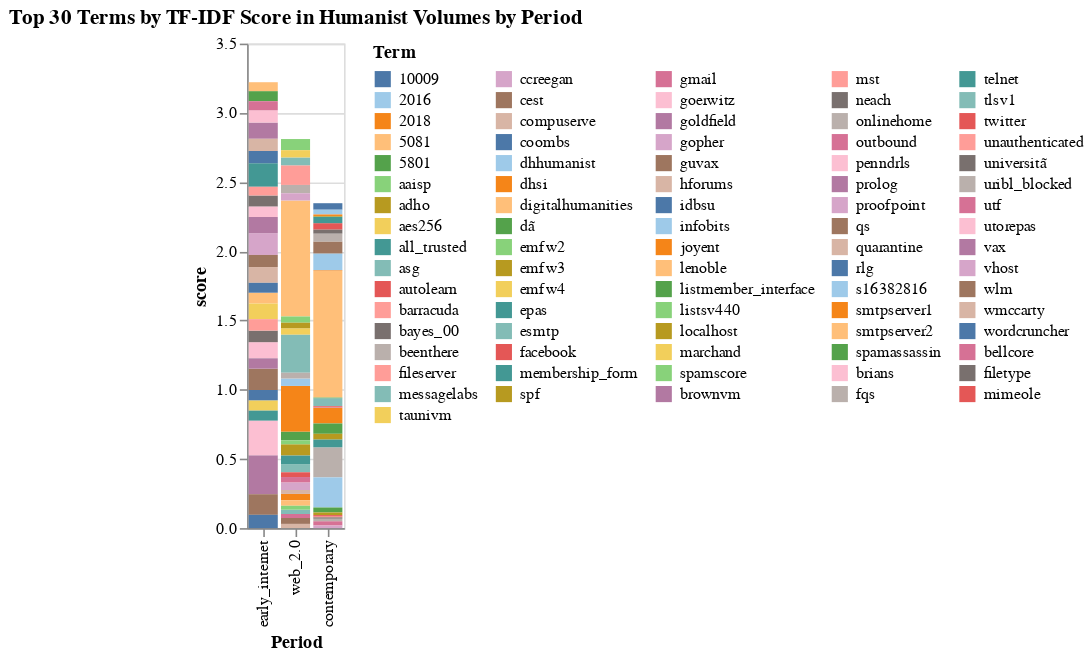

The notebook cell saved with this chart:
### Code cell
top_terms3['period'] = top_terms3['period'].astype(str)
selection = alt.selection_point(fields=['term'], bind='legend')
chart = alt.Chart(top_terms3).mark_bar().encode(
    y='score',
    x=alt.X('period', sort=['early_internet', 'web_2.0', 'contemporary'], axis=alt.Axis(title='Period')),
    color=alt.Color('term', legend=alt.Legend(title='Term', orient='right', symbolLimit=len(top_terms3['term'].unique()), columns=5), scale=alt.Scale(scheme='tableau20')),
    tooltip=['term', 'score', 'period'],
    opacity=alt.condition(selection, alt.value(1), alt.value(0.2))
).add_params(selection).properties(
    title='Top 30 Terms by TF-IDF Score in Humanist Volumes by Period'
)
chart

### Figure 1 — Vega-Lite specification as saved in the notebook (floating-point values rounded to 4 significant figures)
{"config": {"view": {"continuousWidth": 300, "continuousHeight": 300}}, "data": {"name": "data-afdc672551a572db1646afa4462b5696"}, "mark": {"type": "bar"}, "encoding": {"color": {"field": "term", "legend": {"columns": 5, "orient": "right", "symbolLimit": 81, "title": "Term"}, "scale": {"scheme": "tableau20"}, "type": "nominal"}, "opacity": {"condition": {"param": "param_10", "value": 1}, "value": 0.2}, "tooltip": [{"field": "term", "type": "nominal"}, {"field": "score", "type": "quantitative"}, {"field": "period", "type": "nominal"}], "x": {"axis": {"title": "Period"}, "field": "period", "sort": ["early_internet", "web_2.0", "contemporary"], "type": "nominal"}, "y": {"field": "score", "type": "quantitative"}}, "params": [{"name": "param_10", "select": {"type": "point", "fields": ["term"]}, "bind": "legend"}], "title": "Top 30 Terms by TF-IDF Score in Humanist Volumes by Period", "$schema": "https://vega.github.io/schema/vega-lite/v5.16.3.json", "datasets": {"data-afdc672551a572db1646afa4462b5696": [{"term": "digitalhumanities", "score": 0.9165, "period": "contemporary"}, {"term": "onlinehome", "score": 0.2175, "period": "contemporary"}, {"term": "s16382816", "score": 0.2175, "period": "contemporary"}, {"term": "dhhumanist", "score": 0.1211, "period": "contemporary"}, {"term": "joyent", "score": 0.1146, "period": "contemporary"}, {"term": "cest", "score": 0.08646, "period": "contemporary"}, {"term": "listmember_interface", "score": 0.07466, "period": "contemporary"}, {"term": "membership_form", "score": 0.05716, "period": "contemporary"}, {"term": "esmtp", "score": 0.05678, "period": "contemporary"}, {"term": "beenthere", "score": 0.05677, "period": "contemporary"}, {"term": "10009", "score": 0.04703, "period": "contemporary"}, {"term": "autolearn", "score": 0.04692, "period": "contemporary"}, {"term": "all_trusted", "score": 0.0469, "period": "contemporary"}, {"term": "localhost", "score": 0.04018, "period": "contemporary"}, {"term": "spamassassin", "score": 0.03568, "period": "contemporary"}, {"term": "2016", "score": 0.03442, "period": "contemporary"}, {"term": "utf", "score": 0.03142, "period": "contemporary"}, {"term": "bayes_00", "score": 0.02847, "period": "contemporary"}, {"term": "spf", "score": 0.01928, "period": "contemporary"}, {"term": "vhost", "score": 0.01859, "period": "contemporary"}, {"term": "uribl_blocked", "score": 0.01819, "period": "contemporary"}, {"term": "twitter", "score": 0.01146, "period": "contemporary"}, {"term": "2018", "score": 0.01073, "period": "contemporary"}, {"term": "universitã", "score": 0.01043, "period": "contemporary"}, {"term": "gmail", "score": 0.005877, "period": "contemporary"}, {"term": "facebook", "score": 0.005368, "period": "contemporary"}, {"term": "adho", "score": 0.005071, "period": "contemporary"}, {"term": "dã", "score": 0.00418, "period": "contemporary"}, {"term": "dhsi", "score": 0.00394, "period": "contemporary"}, {"term": "unauthenticated", "score": 0.003845, "period": "contemporary"}, {"term": "vax", "score": 0.2821, "period": "early_internet"}, {"term": "utorepas", "score": 0.2497, "period": "early_internet"}, {"term": "epas", "score": 0.1702, "period": "early_internet"}, {"term": "gopher", "score": 0.1573, "period": "early_internet"}, {"term": "qs", "score": 0.1542, "period": "early_internet"}, {"term": "wlm", "score": 0.149, "period": "early_internet"}, {"term": "brownvm", "score": 0.1173, "period": "early_internet"}, {"term": "goldfield", "score": 0.1167, "period": "early_internet"}, {"term": "penndrls", "score": 0.1166, "period": "early_internet"}, {"term": "hforums", "score": 0.1141, "period": "early_internet"}, {"term": "marchand", "score": 0.1141, "period": "early_internet"}, {"term": "wordcruncher", "score": 0.09582, "period": "early_internet"}, {"term": "coombs", "score": 0.08838, "period": "early_internet"}, {"term": "brians", "score": 0.08838, "period": "early_internet"}, {"term": "compuserve", "score": 0.08809, "period": "early_internet"}, {"term": "guvax", "score": 0.08725, "period": "early_internet"}, {"term": "neach", "score": 0.08349, "period": "early_internet"}, {"term": "mst", "score": 0.08266, "period": "early_internet"}, {"term": "filetype", "score": 0.08086, "period": "early_internet"}, {"term": "lenoble", "score": 0.07694, "period": "early_internet"}, {"term": "prolog", "score": 0.07494, "period": "early_internet"}, {"term": "goerwitz", "score": 0.07484, "period": "early_internet"}, {"term": "taunivm", "score": 0.07446, "period": "early_internet"}, {"term": "rlg", "score": 0.07436, "period": "early_internet"}, {"term": "5801", "score": 0.07296, "period": "early_internet"}, {"term": "telnet", "score": 0.07208, "period": "early_internet"}, {"term": "idbsu", "score": 0.07145, "period": "early_internet"}, {"term": "bellcore", "score": 0.06578, "period": "early_internet"}, {"term": "5081", "score": 0.06431, "period": "early_internet"}, {"term": "fileserver", "score": 0.0628, "period": "early_internet"}, {"term": "digitalhumanities", "score": 0.838, "period": "web_2.0"}, {"term": "joyent", "score": 0.3318, "period": "web_2.0"}, {"term": "esmtp", "score": 0.2755, "period": "web_2.0"}, {"term": "barracuda", "score": 0.142, "period": "web_2.0"}, {"term": "localhost", "score": 0.0817, "period": "web_2.0"}, {"term": "aaisp", "score": 0.08031, "period": "web_2.0"}, {"term": "membership_form", "score": 0.06124, "period": "web_2.0"}, {"term": "listmember_interface", "score": 0.06119, "period": "web_2.0"}, {"term": "beenthere", "score": 0.05995, "period": "web_2.0"}, {"term": "messagelabs", "score": 0.05945, "period": "web_2.0"}, {"term": "asg", "score": 0.05681, "period": "web_2.0"}, {"term": "proofpoint", "score": 0.05498, "period": "web_2.0"}, {"term": "infobits", "score": 0.05366, "period": "web_2.0"}, {"term": "aes256", "score": 0.05251, "period": "web_2.0"}, {"term": "ccreegan", "score": 0.05232, "period": "web_2.0"}, {"term": "smtpserver1", "score": 0.04632, "period": "web_2.0"}, {"term": "emfw4", "score": 0.04567, "period": "web_2.0"}, {"term": "emfw2", "score": 0.04502, "period": "web_2.0"}, {"term": "wlm", "score": 0.04261, "period": "web_2.0"}, {"term": "fqs", "score": 0.04176, "period": "web_2.0"}, {"term": "emfw3", "score": 0.04007, "period": "web_2.0"}, {"term": "smtpserver2", "score": 0.03909, "period": "web_2.0"}, {"term": "outbound", "score": 0.03865, "period": "web_2.0"}, {"term": "mimeole", "score": 0.0344, "period": "web_2.0"}, {"term": "tlsv1", "score": 0.03121, "period": "web_2.0"}, {"term": "wmccarty", "score": 0.03022, "period": "web_2.0"}, {"term": "utf", "score": 0.02903, "period": "web_2.0"}, {"term": "spamscore", "score": 0.0284, "period": "web_2.0"}, {"term": "listsv440", "score": 0.0284, "period": "web_2.0"}, {"term": "quarantine", "score": 0.0284, "period": "web_2.0"}]}}
